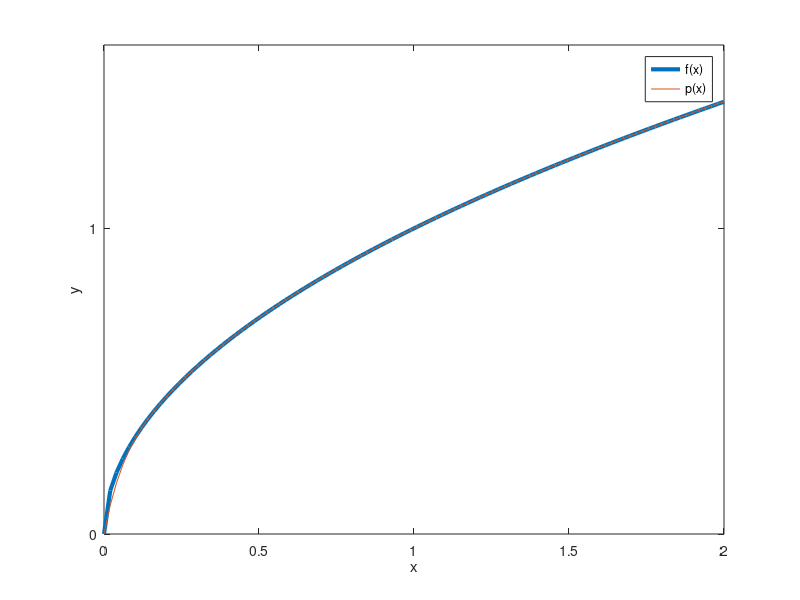
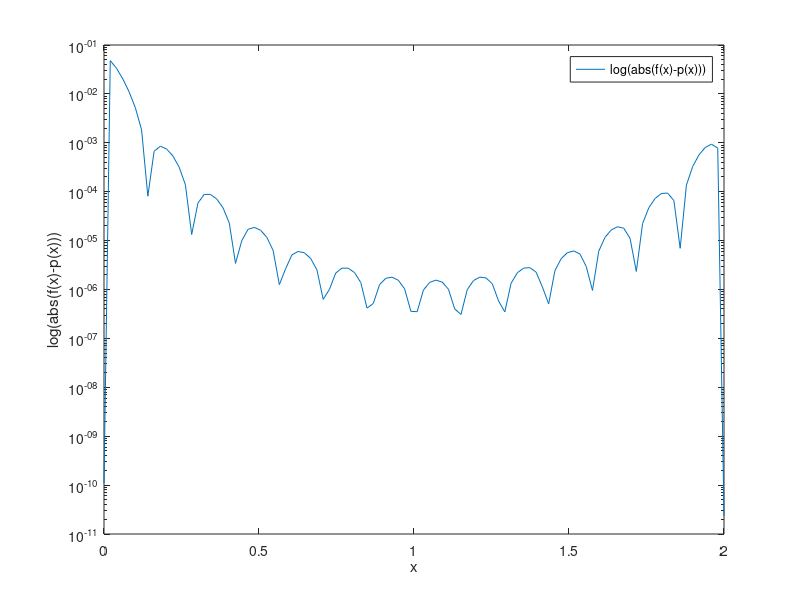
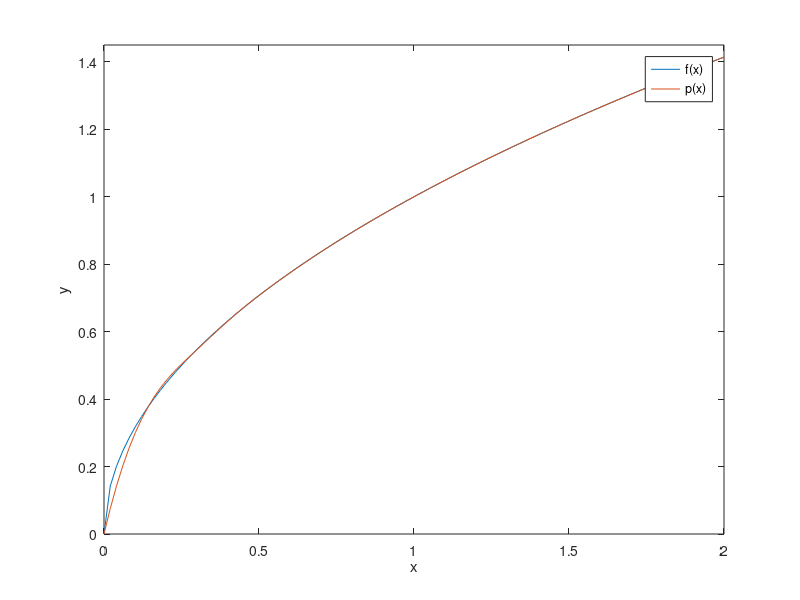
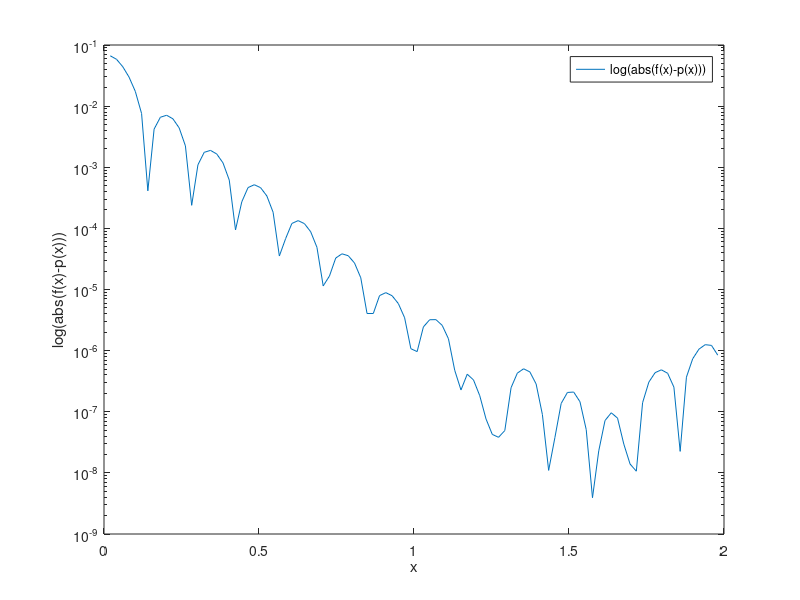

These figures' MATLAB source, in order: (Note: this script raises an error after producing the figures.)
x = linspace(0,2,15);
y = sqrt(x);
p = polyfit(x,y,14);
x1 = linspace(0,2);
y1 = polyval(p,x1);
y2 = sqrt(x1);

figure(1)
plot (x1,y2,'LineWidth',3)
hold on 
plot(x1,y1)
legend('f(x)','p(x)')
set(gca,'ytick', 0:1:10.45)
xlabel("x"); ylabel("y")
hold off

figure(2) 
grid on 
diff = abs(y1-y2);
semilogy(x1,diff);
hold on 
legend('log(abs(f(x)-p(x)))')

xlabel("x"); ylabel("log(abs(f(x)-p(x)))")
hold off 

figure(3) 
yy = spline(x,y,x1);
plot(x1,y2,x1,yy)
hold on 
legend('f(x)','p(x)')
ylim([0,1.45]);
xlabel("x"); ylabel("y")
hold off

figure(4) 

diff = abs(yy-y2);
semilogy(x1,diff);
hold on 
legend('log(abs(f(x)-p(x)))')

xlabel("x"); ylabel("log(abs(f(x)-p(x)))")
hold off 

figure(5) 

n = 14;
a = linspace(0,2,15);
p2 = 1+cos(((2.*a+1)/(2.*(14)+2)).*pi);
%for i=0:14
    %p2(i+1) = (1 * cos(((pi/(n+1))*(0.5+i)))); %compute chebyshev points
 %end
p3 = spline(x,y,p2)
a2 = linspace(0,2);
y3 = polyval(p3,a)

plot(x1,y2,x1,y3)




%{
n = 8; 
count = 1;
while n<=32,    
    resolution = 100; 
    for i=0:n
        X(1,i+1) = -1 * cos(((pi/(n+1))*(0.5+i))); %compute chebyshev points
    end
    clear i;
    for i=0:n
        Y(1,i+1) = sign(X(1,i+1)); %find actual points using sign(x) eq.
    end
    [P,S] = polyfit(X,Y,n); %perform actual fit
    clear i
    for step=0:2*resolution
        clear Q;
        for i=n:-1:0
            temp = 1;
            for j=0:i-1
                temp = temp * (step/resolution-1); %performing looping X^n
            end
            Q(1,n-i+1) = P(1,n-i+1) * temp;
        end
        total = 0;
        for i=0:n
            total = total + Q(1,i+1);
        end
        Xapp(1,step+1) = step/resolution - 1;
        Yapp(1,step+1) = total; %assign polynomial value on Y @ X step
    end
    subplot(3,1,count), plot(X,Y);
    hold on;
    subplot(3,1,count), plot(Xapp,Yapp,'color',[.6 0 0]);
    n = n * 2;
    count = count + 1;
    clear Xapp Yapp Q X Y step i j
end
%}
